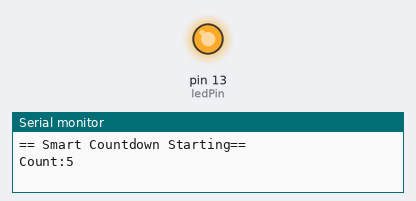
A sketch run on a simulated Arduino Uno, built with avr-gcc and run on an emulated ATmega328P. Shown: output pins drawn as LEDs (lit = HIGH), the last lines printed to the serial monitor.

Above: at 0.1 s.
At 9.9 s:
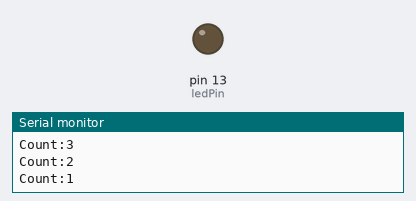
Timing chart, 0 to 11.4 s (numbered marks = the images above):
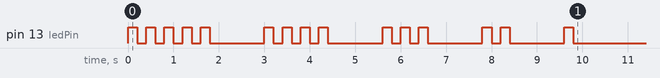

The sketch:

Assignment_1.ino
```cpp
int startValue = 5;
int ledPin = 13;

void flashLED(int times){
int flashCount = 0;
while (flashCount < times){
  digitalWrite(ledPin, HIGH);
  delay(200);
  digitalWrite(ledPin, LOW);
  delay(200);

  flashCount = flashCount + 1;

 }
}

void setup() {
  // put your setup code here, to run once:
 pinMode(ledPin, OUTPUT);
 Serial.begin(9600);
 Serial.println("== Smart Countdown Starting==");

 int count = startValue;

 while(count > 0){
 Serial.print("Count:");
 Serial.println(count);

 flashLED(count);
 delay(1000);
 count = count - 1;
 }
Serial.println("=== Countdown Complete===");
}

void loop() {
  // put your main code here, to run repeatedly:
}
```
